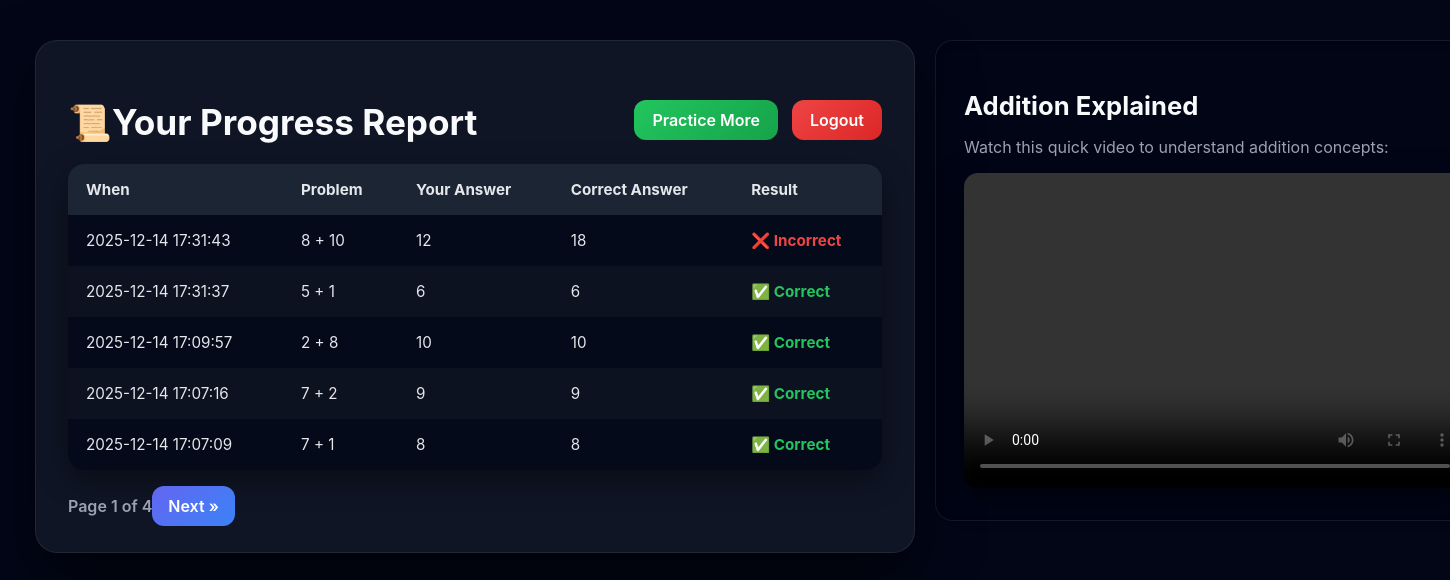
Before: /dashboard (signed in) with the older database file.
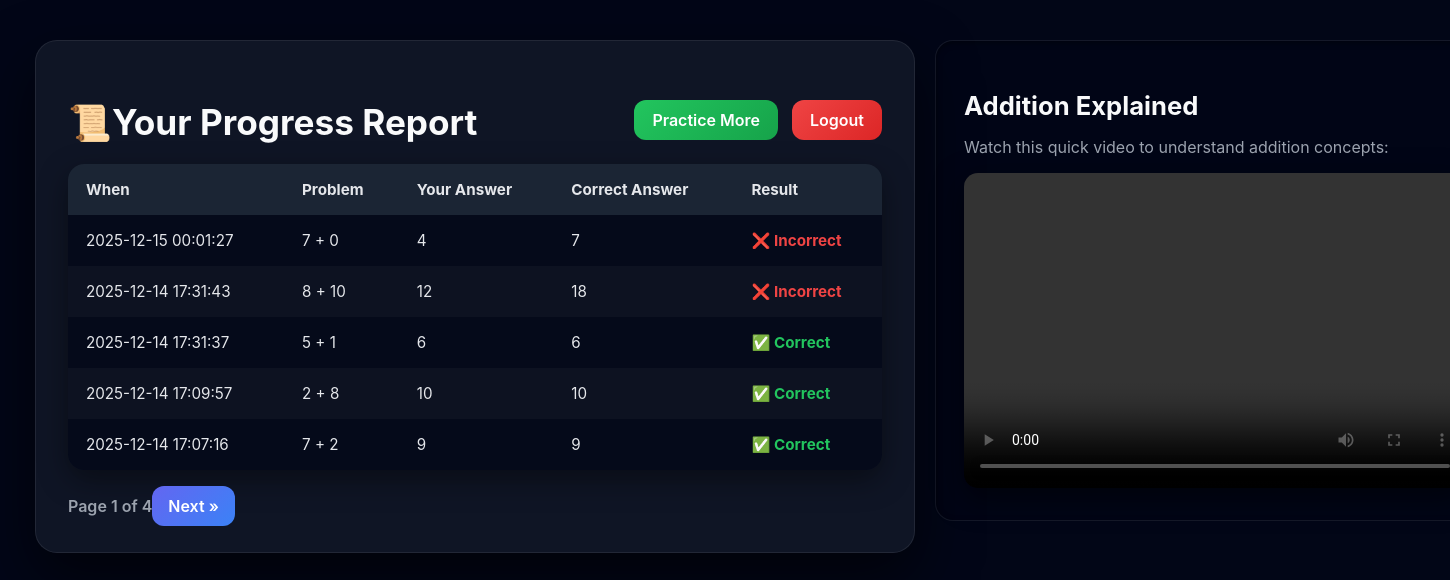
After: the same page with the newer database file.
### app.py (models this page shows)
class Attempt(db.Model):
    id = db.Column(db.Integer, primary_key=True)
    user_id = db.Column(db.Integer, db.ForeignKey('user.id'), nullable=False)
    a = db.Column(db.Integer, nullable=False)
    b = db.Column(db.Integer, nullable=False)
    student_answer = db.Column(db.Integer, nullable=False)
    correct_answer = db.Column(db.Integer, nullable=False)
    is_correct = db.Column(db.Boolean, nullable=False)
    timestamp = db.Column(db.DateTime, default=db.func.current_timestamp())

### app.py (the view)
@app.route('/dashboard')
@login_required
def dashboard():
    page = request.args.get('page', 1, type=int)
    per_page = 10
    pagination = (
        Attempt.query.filter_by(user_id=current_user.id)
        .order_by(Attempt.timestamp.desc())
        .paginate(page=page, per_page=5, error_out=False)
    )
    return render_template(
        'dashboard.html',
        attempts=pagination.items,
        pagination=pagination,
    )

### app.py (called while the page is built)
@login_manager.user_loader
def load_user(user_id):
    return User.query.get(int(user_id))

### templates/dashboard.html (shortened to what this page needs)
{% extends "base.html" %}
{% block content %}
<div class="main-container">
<div class="dashboard-container">
  <h1>📜Your Progress Report</h1>
  <div class="action-links">
    <a href="{{ url_for('home') }}" class="btn-pmore-icon">Practice More</a>
    <a href="{{ url_for('logout') }}" class="btn-logout-icon">Logout</a>
  </div>
  {% if attempts %}
  <table class="attempt-table">
    <thead>
      <tr>
        <th>When</th>
        <th>Problem</th>
        <th>Your Answer</th>
        <th>Correct Answer</th>
        <th>Result</th>
      </tr>
    </thead>
    <tbody>
      {% for attempt in attempts %}
      <tr>
        <td>{{ attempt.timestamp.strftime('%Y-%m-%d %H:%M:%S') if attempt.timestamp else '' }}</td>
        <td>{{ attempt.a }} + {{ attempt.b }}</td>
        <td>{{ attempt.student_answer }}</td>
        <td>{{ attempt.correct_answer }}</td>
        <td class="{{ 'correct' if attempt.is_correct else 'incorrect' }}">
          {{ "✅ Correct" if attempt.is_correct else "❌ Incorrect" }}
        </td>
      </tr>
      {% endfor %}
    </tbody>
  </table>
  <div class="pagination">
    <div>Page {{ pagination.page }} of {{ pagination.pages or 1 }}</div>
    <div>
      {% if pagination.has_next %}
        <a href="{{ url_for('dashboard', page=pagination.next_num) }}">Next »</a>
      {% endif %}
    </div>
  </div>
  {% else %}
    <p>No attempts yet. Try a problem first!</p>
  {% endif %}
</div>
<div class="video-section">
    <h2>Addition Explained</h2>
    <p>Watch this quick video to understand addition concepts:</p>
    <video width="100%" height="315" controls>
      <source src="{{ url_for('static', filename='assets/addition.mp4') }}" type="video/mp4" />
    </video>
  </div>
  </div>
{% endblock %}

### templates/base.html (shortened to what this page needs)
<!DOCTYPE html>
<html>
  <head>
  </head>
  <body>
     {% block content %}{% endblock %}
  </body>
</html>

### templates/base.html (style rules this page uses)
body { font-family: Arial; max-width: 600px; margin: 40px auto; padding: 0 20px; }

### templates/dashboard.html (style rules this page uses)
*, *::before, *::after { box-sizing: border-box; }
body { background: radial-gradient(circle at top, #020617, #020617); font-family: 'Inter', sans-serif; color: #e5e7eb; }
.main-container { width: 100rem; display: flex; justify-content: center; align-items: flex-start; gap: 20px; margin-left: -30rem; }
.dashboard-container { width: 55rem; max-width: 55rem; padding: 36px 32px; background: rgba(17, 24, 39, 0.9); backdrop-filter: blur(14px); border-radius: 22px; box-shadow: 0 25px 60px rgba(0,0,0,0.6); border: 1px solid rgba(255,255,255,0.08); display: flex; justify-content: space-between; align-items: center; margin-bottom: 30px; flex-wrap: wrap; }
.video-section { width: 35rem; margin-top: 0; padding: 28px; background: rgba(2, 6, 23, 0.75); border-radius: 18px; border: 1px solid rgba(255,255,255,0.08); box-shadow: inset 0 2px 6px rgba(0,0,0,0.4); }
h1 { font-size: 2.2em; font-weight: 700; color: #f9fafb; margin-bottom: 20px; }
.action-links { display: flex; gap: 14px; }
.btn-pmore-icon { padding: 10px 18px; background: linear-gradient(135deg, #22c55e, #16a34a); color: white !important; border-radius: 12px; text-decoration: none; font-weight: 600; transition: 0.25s ease; }
.btn-logout-icon { padding: 10px 18px; background: linear-gradient(135deg, #ef4444, #dc2626); color: white !important; border-radius: 12px; text-decoration: none; font-weight: 600; transition: 0.25s ease; }
.attempt-table { width: 100%; border-collapse: collapse; border-radius: 16px; overflow: hidden; background: rgba(2, 6, 23, 0.7); box-shadow: 0 10px 30px rgba(0,0,0,0.4); }
.attempt-table thead { background: rgba(31, 41, 55, 0.9); }
.attempt-table th, .attempt-table td { padding: 16px 18px; text-align: left; font-size: 0.95em; }
.attempt-table th { color: #e5e7eb; font-weight: 700; }
.attempt-table tr:nth-child(even) { background: rgba(255,255,255,0.03); }
.correct { color: #22c55e; font-weight: 700; }
.incorrect { color: #ef4444; font-weight: 700; }
.pagination { margin-top: 26px; display: flex; justify-content: space-between; align-items: center; font-weight: 600; color: #9ca3af; }
.pagination a { padding: 10px 16px; background: linear-gradient(135deg, #6366f1, #3b82f6); color: white; border-radius: 12px; text-decoration: none; transition: 0.25s ease; }
.video-section h2 { font-size: 1.6em; font-weight: 700; margin-bottom: 10px; color: #f9fafb; }
.video-section p { margin-bottom: 16px; color: #9ca3af; }
video { border-radius: 14px; box-shadow: 0 10px 30px rgba(0,0,0,0.5); }

Changed rows visible on the page:
no longer on this page (row unchanged): Attempt: timestamp "2025-12-14 17:07:09", a "7", b "1", student_answer "8", correct_answer "8", is_correct "✅ Correct"
added Attempt: timestamp "2025-12-15 00:01:27", a "7", b "0", student_answer "4", correct_answer "7", is_correct "❌ Incorrect"
